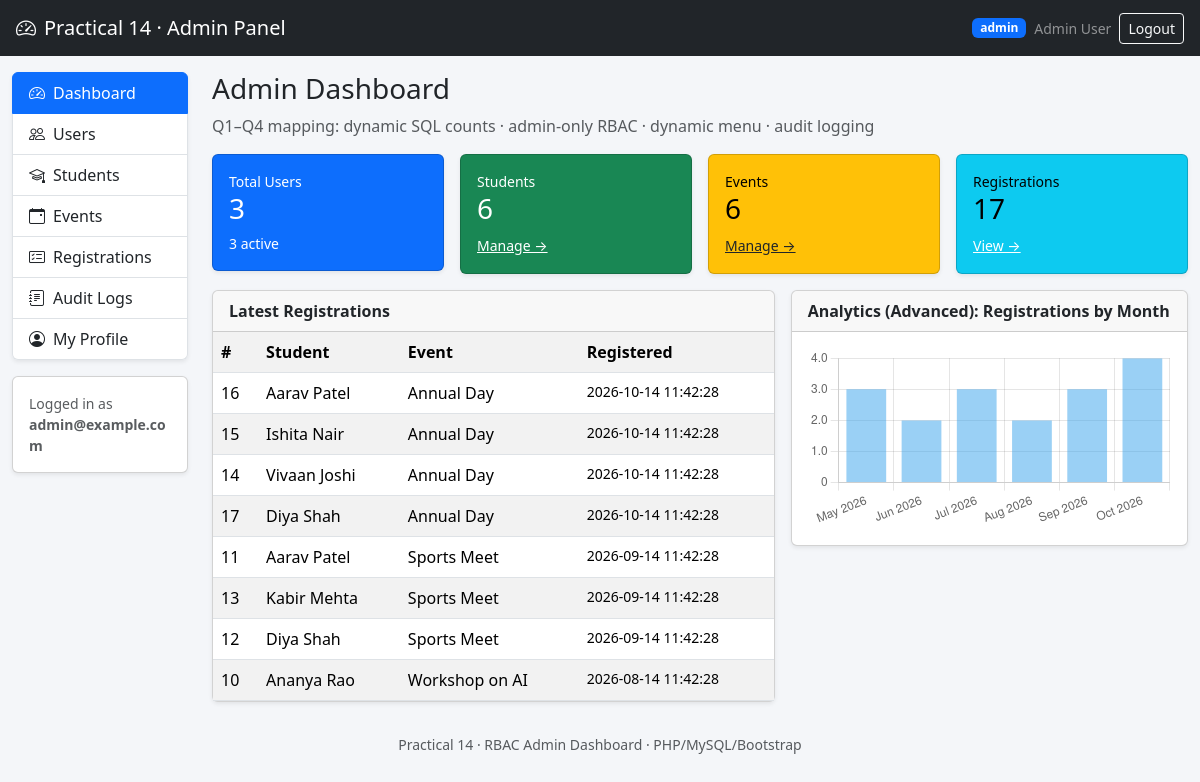
Page /admin/dashboard.php (signed in) on the committed database.
### tables this page shows
CREATE TABLE IF NOT EXISTS menus (
  id INT AUTO_INCREMENT PRIMARY KEY,
  label VARCHAR(80) NOT NULL,
  url VARCHAR(255) NOT NULL,
  icon VARCHAR(80) NOT NULL DEFAULT 'bi-circle',
  allowed_roles VARCHAR(100) NOT NULL DEFAULT 'admin',
  sort_order INT NOT NULL DEFAULT 0,
  is_active TINYINT(1) NOT NULL DEFAULT 1
);

CREATE TABLE IF NOT EXISTS registrations (
  id INT AUTO_INCREMENT PRIMARY KEY,
  student_id INT NOT NULL,
  event_id INT NOT NULL,
  registered_at TIMESTAMP DEFAULT CURRENT_TIMESTAMP,
  FOREIGN KEY (student_id) REFERENCES students(id) ON DELETE CASCADE,
  FOREIGN KEY (event_id) REFERENCES events(id) ON DELETE CASCADE,
  UNIQUE KEY uq_reg (student_id, event_id)
);

CREATE TABLE IF NOT EXISTS students (
  id INT AUTO_INCREMENT PRIMARY KEY,
  user_id INT NULL,
  name VARCHAR(100) NOT NULL,
  email VARCHAR(150) NOT NULL,
  course VARCHAR(100) NOT NULL DEFAULT 'BCA',
  created_at TIMESTAMP DEFAULT CURRENT_TIMESTAMP,
  FOREIGN KEY (user_id) REFERENCES users(id) ON DELETE SET NULL
);

CREATE TABLE IF NOT EXISTS events (
  id INT AUTO_INCREMENT PRIMARY KEY,
  title VARCHAR(150) NOT NULL,
  event_date DATE NOT NULL,
  location VARCHAR(150) NOT NULL DEFAULT 'Main Hall',
  created_at TIMESTAMP DEFAULT CURRENT_TIMESTAMP
);

### admin/dashboard.php (the view, shortened to what this page needs)
<?php
require_once __DIR__ . '/../includes/auth.php';
require_once __DIR__ . '/../includes/menu.php';
$pageTitle = 'Dashboard'; $activeMenu = 'Dashboard';
$totalUsers   = $conn->query("SELECT COUNT(*) c FROM users")->fetch_assoc()['c'];
$activeUsers  = $conn->query("SELECT COUNT(*) c FROM users WHERE status='active'")->fetch_assoc()['c'];
$studentCount = $conn->query("SELECT COUNT(*) c FROM students")->fetch_assoc()['c'];
$eventCount   = $conn->query("SELECT COUNT(*) c FROM events")->fetch_assoc()['c'];
$regCount     = $conn->query("SELECT COUNT(*) c FROM registrations")->fetch_assoc()['c'];
$latestRegs = $conn->query("SELECT r.id, s.name AS student, e.title AS event, r.registered_at
  FROM registrations r JOIN students s ON s.id=r.student_id JOIN events e ON e.id=r.event_id
  ORDER BY r.registered_at DESC LIMIT 8");
$chartLabels = []; $chartData = [];
$q = $conn->query("SELECT DATE_FORMAT(registered_at,'%b %Y') m, DATE_FORMAT(registered_at,'%Y-%m') k, COUNT(*) c
  FROM registrations GROUP BY k ORDER BY k DESC LIMIT 6");
$rows = $q ? $q->fetch_all(MYSQLI_ASSOC) : [];
$rows = array_reverse($rows);
foreach ($rows as $r) { $chartLabels[] = $r['m']; $chartData[] = (int)$r['c']; }
include __DIR__ . '/../includes/header.php';
?>
<h3>Admin Dashboard</h3>
<p class="text-muted">Q1–Q4 mapping: dynamic SQL counts · admin-only RBAC · dynamic menu · audit logging</p>
<div class="row g-3 mb-3">
  <div class="col-md-3"><div class="card text-bg-primary shadow-sm"><div class="card-body"><div class="small">Total Users</div><h3><?= $totalUsers ?></h3><div class="small"><?= $activeUsers ?> active</div></div></div></div>
  <div class="col-md-3"><div class="card text-bg-success shadow-sm"><div class="card-body"><div class="small">Students</div><h3><?= $studentCount ?></h3><a href="students.php" class="text-white small">Manage →</a></div></div></div>
  <div class="col-md-3"><div class="card text-bg-warning shadow-sm"><div class="card-body"><div class="small">Events</div><h3><?= $eventCount ?></h3><a href="events.php" class="text-dark small">Manage →</a></div></div></div>
  <div class="col-md-3"><div class="card text-bg-info shadow-sm"><div class="card-body"><div class="small">Registrations</div><h3><?= $regCount ?></h3><a href="registrations.php" class="text-white small">View →</a></div></div></div>
</div>
<div class="row g-3">
  <div class="col-lg-7">
    <div class="card shadow-sm"><div class="card-header"><b>Latest Registrations</b></div>
    <div class="table-responsive"><table class="table table-striped mb-0">
      <tr><th>#</th><th>Student</th><th>Event</th><th>Registered</th></tr>
      <?php while ($r = $latestRegs->fetch_assoc()): ?>
      <tr><td><?= $r['id'] ?></td><td><?= htmlspecialchars($r['student']) ?></td><td><?= htmlspecialchars($r['event']) ?></td><td class="small"><?= $r['registered_at'] ?></td></tr>
      <?php endwhile; ?>
    </table></div></div>
  </div>
  <div class="col-lg-5">
    <div class="card shadow-sm"><div class="card-header"><b>Analytics (Advanced): Registrations by Month</b></div>
    <div class="card-body"><canvas id="regChart"></canvas></div></div>
  </div>
</div>
<script>
new Chart(document.getElementById('regChart'), {type:'bar',
 data:{labels: <?= json_encode($chartLabels) ?>, datasets:[{label:'Registrations', data: <?= json_encode($chartData) ?>}]},
 options:{plugins:{legend:{display:false}}, scales:{y:{beginAtZero:true, precision:0}}}});
</script>
<?php include __DIR__ . '/../includes/footer.php'; ?>

### includes/header.php (shortened to what this page needs)
<!doctype html>
<html lang="en">
<head>
<link href="https://cdn.jsdelivr.net/npm/bootstrap@5.3.3/dist/css/bootstrap.min.css" rel="stylesheet">
<link href="https://cdn.jsdelivr.net/npm/bootstrap-icons@1.11.3/font/bootstrap-icons.min.css" rel="stylesheet">
</head>
<body>
<nav class="navbar navbar-dark bg-dark px-3">
  <a class="navbar-brand" href="/PRACTICAL 14/admin/dashboard.php"><i class="bi bi-speedometer2 me-2"></i>Practical 14 · Admin Panel</a>
  <div class="d-flex align-items-center gap-2">
    <?php if (isset($_SESSION['user'])): ?>
      <span class="badge bg-primary"><?= htmlspecialchars($_SESSION['user']['role']) ?></span>
      <span class="text-white-50 small"><?= htmlspecialchars($_SESSION['user']['name']) ?></span>
      <a href="/PRACTICAL 14/auth/logout.php" class="btn btn-sm btn-outline-light">Logout</a>
    <?php endif; ?>
  </div>
</nav>
<div class="container-fluid py-3">
<div class="row">
<?php if (isset($_SESSION['user']) && isset($conn)): ?>
<div class="col-md-3 col-lg-2 mb-3">
  <div class="list-group sidebar shadow-sm">
    <?= render_menu($conn, $activeMenu ?? '') ?>
  </div>
  <div class="card mt-3 shadow-sm"><div class="card-body small text-muted">
    Logged in as<br><b><?= htmlspecialchars($_SESSION['user']['email']) ?></b>
  </div></div>
</div>
<div class="col-md-9 col-lg-10">
<?php else: ?>
<div class="col-12">
<?php endif; ?>

### includes/menu.php (shortened to what this page needs)
<?php
function render_menu($conn, $active = '') {
    $role = $_SESSION['user']['role'] ?? 'student';
    $out = '';
    $res = $conn->query("SELECT label, url, icon, allowed_roles FROM menus WHERE is_active=1 ORDER BY sort_order");
    while ($m = $res->fetch_assoc()) {
        $allowed = array_map('trim', explode(',', $m['allowed_roles']));
        $isActive = ($active === $m['label']) ? 'active' : '';
        $label = htmlspecialchars($m['label']);
        $url   = htmlspecialchars($m['url']);
        $icon  = htmlspecialchars($m['icon']);
        $out .= "<a href=\"{$url}\" class=\"list-group-item list-group-item-action {$isActive}\"><i class=\"bi {$icon} me-2\"></i>{$label}</a>";
    }
    return $out;
}

### includes/footer.php (shortened to what this page needs)
</div>
</div>
</div>
<footer class="text-center text-muted small py-3">Practical 14 · RBAC Admin Dashboard · PHP/MySQL/Bootstrap</footer>
</body>
</html>

### includes/header.php (style rules this page uses)
body { background:#f4f6f9 }
.sidebar { position:sticky;top:0 }

### rows in the picture
menus: label "Dashboard"
menus: label "Users"
menus: label "Students"
menus: label "Events"
menus: label "Registrations"
menus: label "Audit Logs"
menus: label "My Profile"
registrations: id "16", student.name "Aarav Patel", event.title "Annual Day", registered_at "2026-10-14 11:42:28"
registrations: id "15", student.name "Ishita Nair", event.title "Annual Day", registered_at "2026-10-14 11:42:28"
registrations: id "14", student.name "Vivaan Joshi", event.title "Annual Day", registered_at "2026-10-14 11:42:28"
registrations: id "17", student.name "Diya Shah", event.title "Annual Day", registered_at "2026-10-14 11:42:28"
registrations: id "11", student.name "Aarav Patel", event.title "Sports Meet", registered_at "2026-09-14 11:42:28"
registrations: id "13", student.name "Kabir Mehta", event.title "Sports Meet", registered_at "2026-09-14 11:42:28"
registrations: id "12", student.name "Diya Shah", event.title "Sports Meet", registered_at "2026-09-14 11:42:28"
registrations: id "10", student.name "Ananya Rao", event.title "Workshop on AI", registered_at "2026-08-14 11:42:28"

### other values in the picture
$_SESSION['user']['role'] "admin"
$_SESSION['user']['name'] "Admin User"
$_SESSION['user']['email'] "admin@example.com"
$totalUsers "3"
$activeUsers "3"
$studentCount "6"
$eventCount "6"
$regCount "17"
chart data {{ json_encode($chartData) }} [3,2,3,2,3,4]
